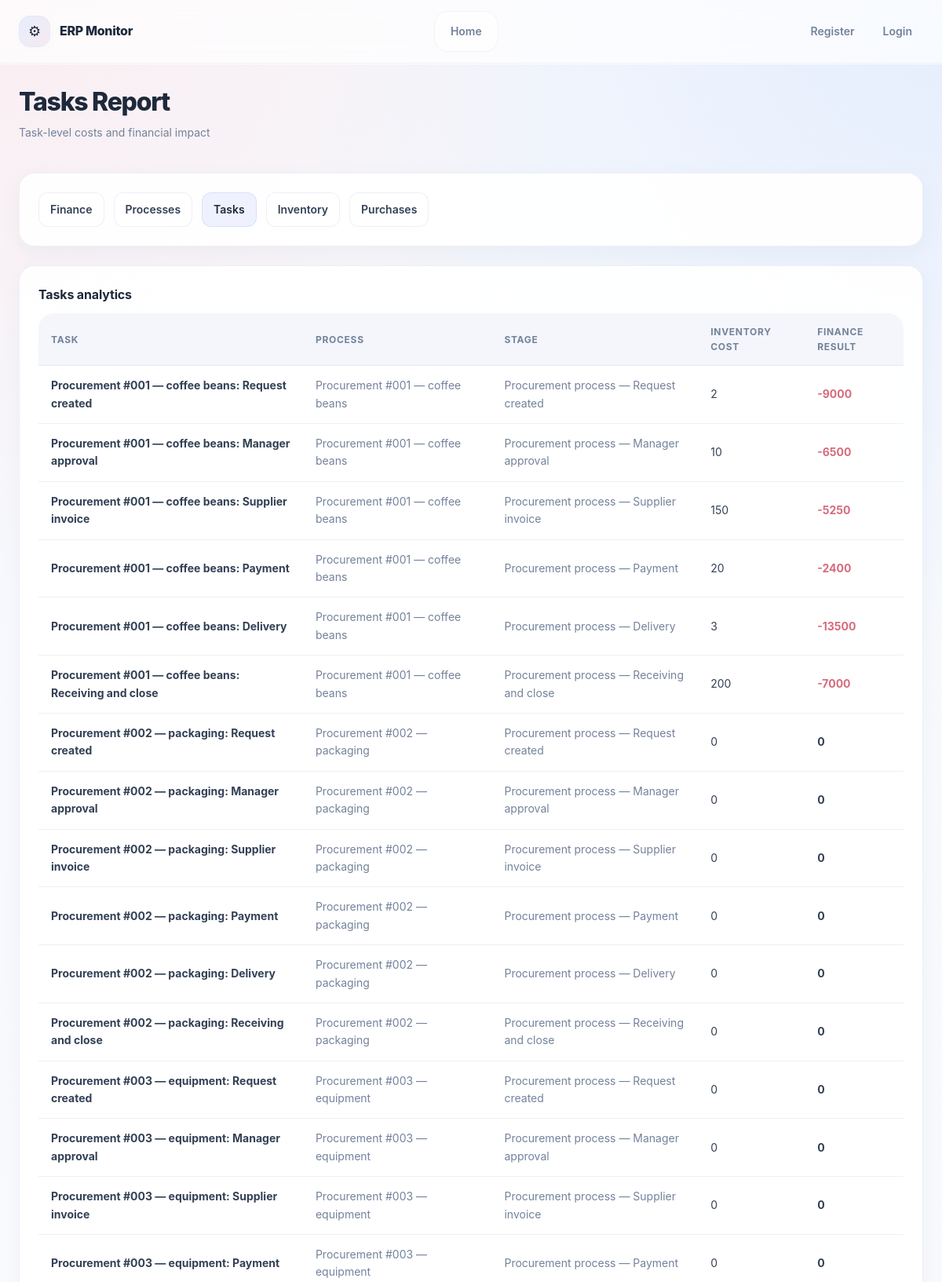
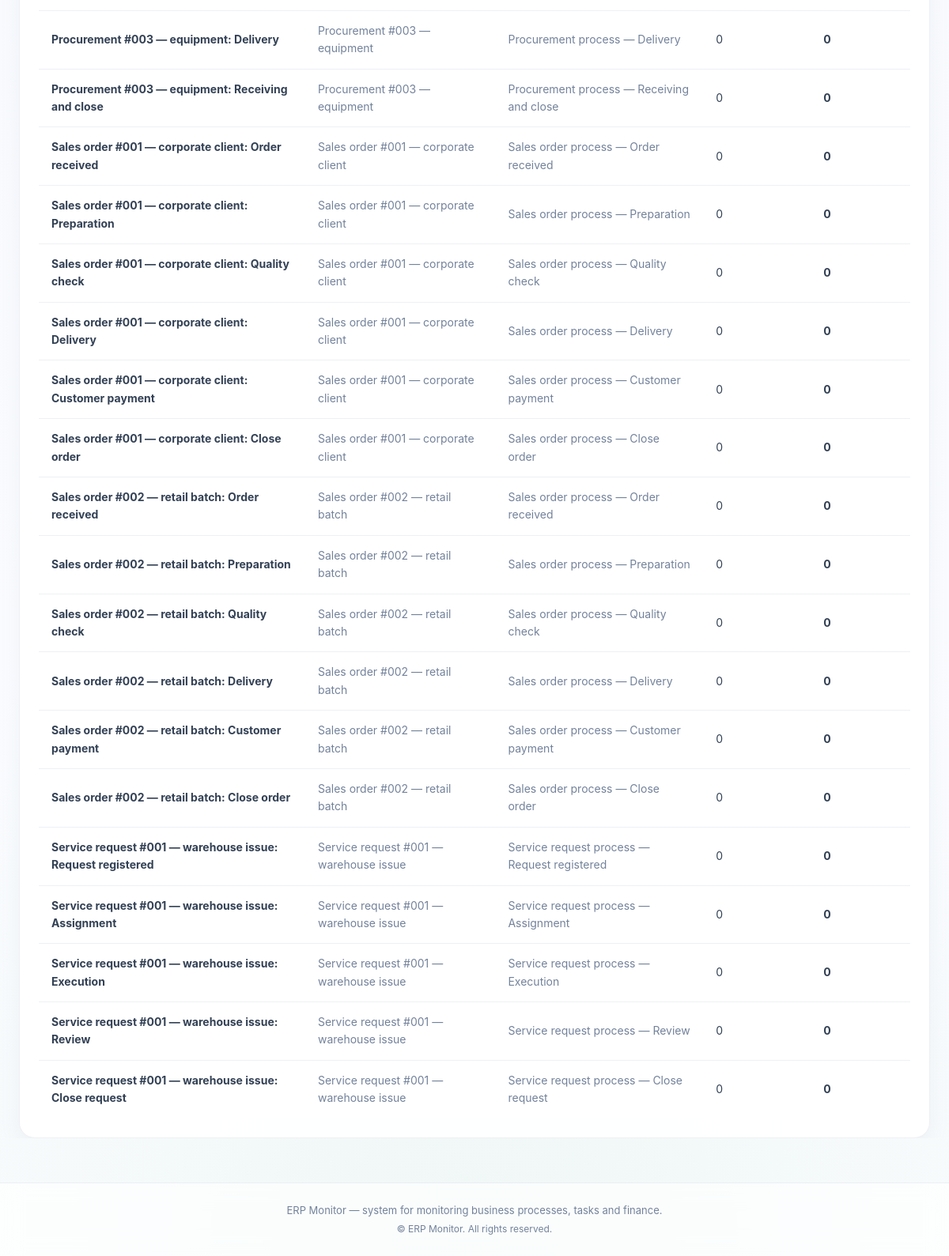
The app's page /reports/tasks/ with its own data (2 pictures, top to bottom).
### tasks/models.py (models this page shows, shortened)
class Task(models.Model):
    STATUS_CHOICES = (
        ("NEW", "New"),
        ("IN_PROGRESS", "In Progress"),
        ("BLOCKED", "Blocked"),
        ("DONE", "Done"),
        ("CANCELED", "Canceled"),
    )
    planned_hours = models.DecimalField(
        max_digits=6, decimal_places=2,
        null=True, blank=True
    )
    process_instance = models.ForeignKey(
        "processes.ProcessInstance",
        on_delete=models.CASCADE,
        related_name="tasks",
    )
    stage = models.ForeignKey(
        Stage,
        on_delete=models.CASCADE,
        related_name="tasks",
    )
    title = models.CharField(max_length=255)
    description = models.TextField(blank=True)
    assignee = models.ForeignKey(
        Employee,
        on_delete=models.SET_NULL,
        null=True,
        blank=True,
        related_name="tasks",
    )
    status = models.CharField(
        max_length=20,
        choices=STATUS_CHOICES,
        default="NEW",
    )
    due_date = models.DateField(null=True, blank=True)
    created_at = models.DateTimeField(auto_now_add=True)
    started_at = models.DateTimeField(null=True, blank=True)
    completed_at = models.DateTimeField(null=True, blank=True)

### processes/models.py (models this page shows, shortened)
class ProcessInstance(models.Model):
    process = models.ForeignKey(
        Process,
        on_delete=models.CASCADE,
        related_name="instances",
    )
    name = models.CharField(max_length=255)
    manager = models.ForeignKey(
        "people.Employee",   # ← строка
        on_delete=models.SET_NULL,
        null=True,
        blank=True,
        related_name="managed_processes",
    )
    planned_budget = models.DecimalField(
        max_digits=14, decimal_places=2,
        null=True, blank=True
    )
    planned_end_date = models.DateField(
        null=True, blank=True
    )
    started_at = models.DateTimeField(auto_now_add=True)
    is_completed = models.BooleanField(default=False)
    current_stage = models.ForeignKey(
        "Stage",
        on_delete=models.SET_NULL,
        null=True,
        blank=True,
        related_name="current_instances",
    )
    branch = models.ForeignKey(
        Branch,
        on_delete=models.SET_NULL,
        null=True,
        blank=True,
        related_name="process_instances",
    )
    business_date = models.DateField(
        null=True,
        blank=True,
        verbose_name="Business date",
    )
    def __str__(self):
        return self.name

class Stage(models.Model):
    process = models.ForeignKey(
        Process,
        on_delete=models.CASCADE,
        related_name="stages",
    )
    name = models.CharField(max_length=255)
    order = models.PositiveIntegerField()
    class Meta:
        ordering = ["order"]
        unique_together = ("process", "order")
    def __str__(self):
        return f"{self.process.name} — {self.name}"

class Process(models.Model):
    organization = models.ForeignKey(
        Organization,
        on_delete=models.CASCADE,
        related_name="processes",
    )
    name = models.CharField(max_length=255)
    description = models.TextField(blank=True)
    is_active = models.BooleanField(default=True)
    created_at = models.DateTimeField(auto_now_add=True)

### reports/views.py (the view)
# urls.py: path("tasks/", views.task_report, name="task_report"),
def task_report(request):
    tasks = (
        Task.objects
        .select_related("process_instance", "stage")
        .all()
    )
    report = []
    for task in tasks:
        inventory_cost = (
            InventoryUsage.objects
            .filter(task=task)
            .aggregate(total=Sum("quantity"))
        )["total"] or 0
        finance_sum = (
            Transaction.objects
            .filter(task=task)
            .aggregate(total=Sum("amount"))
        )["total"] or 0
        report.append({
            "task": task,
            "process_instance": task.process_instance,
            "stage": task.stage,
            "inventory_cost": inventory_cost,
            "finance_result": finance_sum,
        })
    return render(
        request,
        "reports/tasks.html",
        {"report": report},
    )

### templates/reports/tasks.html (shortened to what this page needs)
{% extends "base.html" %}
{% block content %}
<div class="page-header fade-in">
    <h1 class="page-title">Tasks Report</h1>
    <p class="page-subtitle">
        Task-level costs and financial impact
    </p>
</div>
<section class="dashboard-section fade-in">
    <div class="card">
        <nav class="reports-nav">
            <a href="{% url 'finance_report' %}"
               class="reports-link {% if request.path == '/reports/finance/' %}active{% endif %}">
                Finance
            </a>
            <a href="{% url 'process_report' %}"
               class="reports-link {% if request.path == '/reports/processes/' %}active{% endif %}">
                Processes
            </a>
            <a href="{% url 'task_report' %}"
               class="reports-link {% if request.path == '/reports/tasks/' %}active{% endif %}">
                Tasks
            </a>
            <a href="{% url 'inventory_report' %}"
               class="reports-link {% if request.path == '/reports/inventory/' %}active{% endif %}">
                Inventory
            </a>
            <a href="{% url 'purchase_report' %}"
               class="reports-link {% if request.path == '/reports/purchases/' %}active{% endif %}">
                Purchases
            </a>
        </nav>
    </div>
</section>
<section class="dashboard-section fade-in">
    <div class="card">
        <div class="card-title">Tasks analytics</div>
        <table class="table">
            <thead>
                <tr>
                    <th>Task</th>
                    <th>Process</th>
                    <th>Stage</th>
                    <th>Inventory cost</th>
                    <th>Finance result</th>
                </tr>
            </thead>
            <tbody>
                {% for row in report %}
                <tr>
                    <td>
                        <strong>{{ row.task.title }}</strong>
                    </td>
                    <td class="muted">
                        {{ row.process_instance }}
                    </td>
                    <td class="muted">
                        {{ row.stage }}
                    </td>
                    <td>
                        <span class="{% if row.inventory_cost < 0 %}danger{% endif %}">
                            {{ row.inventory_cost }}
                        </span>
                    </td>
                    <td>
                        <strong class="{% if row.finance_result < 0 %}danger{% endif %}">
                            {{ row.finance_result }}
                        </strong>
                    </td>
                </tr>
                {% empty %}
                <tr>
                    <td colspan="5" class="muted">
                        No task report data
                    </td>
                </tr>
                {% endfor %}
            </tbody>
        </table>
    </div>
</section>
{% endblock %}

### static/css/main.css (style rules this page uses)
*, *::before, *::after { box-sizing: border-box; }
html, body { margin: 0; padding: 0; min-height: 100%; }
html { color-scheme: light; scroll-behavior: smooth; }
body { font-family: Inter, system-ui, -apple-system, "Segoe UI", Roboto, Arial, sans-serif; line-height: 1.6; -webkit-font-smoothing: antialiased; text-rendering: optimizeLegibility; transition: background-color .3s ease, color .3s ease; }
html[data-theme="light"], html[data-theme="dark"] { --bg-main: #f6f8fc; --bg-main-secondary: #fbfcff; --bg-surface: rgba(255, 255, 255, 0.76); --bg-surface-strong: rgba(255, 255, 255, 0.92); --bg-solid: #ffffff; --bg-soft: #f4f6fb; --bg-soft-hover: #edf2f9; --bg-nav: rgba(255, 255, 255, 0.64); --text-main: #1e293b; --text-soft: #334155; --text-muted: #73829b; --border-color: rgba(148, 163, 184, 0.16); --border-strong: rgba(148, 163, 184, 0.26); --accent: #7b95f2; --accent-hover: #657fe3; --accent-soft: rgba(123, 149, 242, 0.12); --success: #39996d; --success-soft: rgba(57, 153, 109, 0.12); --danger: #d66b7d; --danger-soft: rgba(214, 107, 125, 0.12); --warning: #d2a146; --warning-soft: rgba(210, 161, 70, 0.12); --info: #5f8fe8; --info-soft: rgba(95, 143, 232, 0.12); --shadow-xs: 0 2px 10px rgba(148, 163, 184, 0.06); --shadow-sm: 0 8px 24px rgba(148, 163, 184, 0.10); --shadow-md: 0 16px 38px rgba(148, 163, 184, 0.14); --shadow-lg: 0 28px 60px rgba(148, 163, 184, 0.18); --glass-blur: blur(14px); --radius-xs: 10px; --radius-sm: 14px; --radius-md: 20px; --radius-lg: 28px; --radius-xl: 34px; --container-width: 1360px; }
body.app { background: radial-gradient(circle at top left, rgba(255, 223, 228, 0.42), transparent 22%), radial-gradient(circle at top right, rgba(214, 229, 255, 0.52), transparent 24%), radial-gradient(circle at bottom center, rgba(220, 239, 230, 0.38), transparent 28%), linear-gradient(180deg, var(--bg-main) 0%, var(--bg-main-secondary) 100%); color: var(--text-main); }
a { color: inherit; }
.page-header { margin-bottom: 2px; }
.page-title { margin: 0; font-size: 32px; line-height: 1.08; font-weight: 800; letter-spacing: -0.04em; color: var(--text-main); }
.page-subtitle { margin-top: 10px; font-size: 14px; color: var(--text-muted); }
.card { background: var(--bg-surface-strong); backdrop-filter: var(--glass-blur); -webkit-backdrop-filter: var(--glass-blur); border: 1px solid var(--border-color); border-radius: var(--radius-md); padding: 24px; box-shadow: var(--shadow-sm); transition: transform .22s ease, box-shadow .22s ease, border-color .22s ease, background .22s ease; }
.card-title { margin-bottom: 10px; font-size: 16px; font-weight: 700; letter-spacing: -0.01em; color: var(--text-main); }
.dashboard-section { display: flex; flex-direction: column; gap: 20px; }
.table { width: 100%; border-collapse: separate; border-spacing: 0; font-size: 14px; color: var(--text-soft); overflow: hidden; background: rgba(255, 255, 255, 0.6); border-radius: var(--radius-md); }
.table thead { background: var(--bg-soft); }
.table th, .table td { padding: 14px 16px; text-align: left; border-bottom: 1px solid var(--border-color); vertical-align: middle; }
.table th { font-size: 12px; font-weight: 700; letter-spacing: 0.06em; text-transform: uppercase; color: var(--text-muted); }
.table tbody tr { transition: background .18s ease; }
.table tbody tr:last-child td { border-bottom: none; }
.button, .btn, .reports-link { display: inline-flex; align-items: center; justify-content: center; min-height: 40px; padding: 10px 14px; border-radius: 12px; border: 1px solid var(--border-color); background: rgba(255, 255, 255, 0.9); color: var(--text-soft); font-size: 14px; font-weight: 600; text-decoration: none; cursor: pointer; transition: background .2s ease, color .2s ease, border-color .2s ease, transform .2s ease, box-shadow .2s ease; }
.reports-nav { display: flex; gap: 12px; flex-wrap: wrap; }
.reports-link.active { color: var(--text-main); border-color: rgba(123, 149, 242, 0.2); background: var(--accent-soft); }
::placeholder { color: #98a4b8; }
.fade-in { animation: fadeIn .35s ease forwards; }
.danger { color: var(--danger); }
.muted { color: var(--text-muted); }
table { width: 100%; }

### records on screen
Task: task "Procurement #001 — coffee beans: Request created", process_instance "Procurement #001 — coffee beans", stage "Procurement process — Request created", inventory_cost "2", finance_result "-9000"
Task: task "Procurement #001 — coffee beans: Manager approval", process_instance "Procurement #001 — coffee beans", stage "Procurement process — Manager approval", inventory_cost "10", finance_result "-6500"
Task: task "Procurement #001 — coffee beans: Supplier invoice", process_instance "Procurement #001 — coffee beans", stage "Procurement process — Supplier invoice", inventory_cost "150", finance_result "-5250"
Task: task "Procurement #001 — coffee beans: Payment", process_instance "Procurement #001 — coffee beans", stage "Procurement process — Payment", inventory_cost "20", finance_result "-2400"
Task: task "Procurement #001 — coffee beans: Delivery", process_instance "Procurement #001 — coffee beans", stage "Procurement process — Delivery", inventory_cost "3", finance_result "-13500"
Task: task "Procurement #001 — coffee beans: Receiving and close", process_instance "Procurement #001 — coffee beans", stage "Procurement process — Receiving and close", inventory_cost "200", finance_result "-7000"
Task: task "Procurement #002 — packaging: Request created", process_instance "Procurement #002 — packaging", stage "Procurement process — Request created", inventory_cost "0", finance_result "0"
Task: task "Procurement #002 — packaging: Manager approval", process_instance "Procurement #002 — packaging", stage "Procurement process — Manager approval", inventory_cost "0", finance_result "0"
Task: task "Procurement #002 — packaging: Supplier invoice", process_instance "Procurement #002 — packaging", stage "Procurement process — Supplier invoice", inventory_cost "0", finance_result "0"
Task: task "Procurement #002 — packaging: Payment", process_instance "Procurement #002 — packaging", stage "Procurement process — Payment", inventory_cost "0", finance_result "0"
Task: task "Procurement #002 — packaging: Delivery", process_instance "Procurement #002 — packaging", stage "Procurement process — Delivery", inventory_cost "0", finance_result "0"
Task: task "Procurement #002 — packaging: Receiving and close", process_instance "Procurement #002 — packaging", stage "Procurement process — Receiving and close", inventory_cost "0", finance_result "0"
Task: task "Procurement #003 — equipment: Request created", process_instance "Procurement #003 — equipment", stage "Procurement process — Request created", inventory_cost "0", finance_result "0"
Task: task "Procurement #003 — equipment: Manager approval", process_instance "Procurement #003 — equipment", stage "Procurement process — Manager approval", inventory_cost "0", finance_result "0"
Task: task "Procurement #003 — equipment: Supplier invoice", process_instance "Procurement #003 — equipment", stage "Procurement process — Supplier invoice", inventory_cost "0", finance_result "0"
Task: task "Procurement #003 — equipment: Payment", process_instance "Procurement #003 — equipment", stage "Procurement process — Payment", inventory_cost "0", finance_result "0"
Task: task "Procurement #003 — equipment: Delivery", process_instance "Procurement #003 — equipment", stage "Procurement process — Delivery", inventory_cost "0", finance_result "0"
Task: task "Procurement #003 — equipment: Receiving and close", process_instance "Procurement #003 — equipment", stage "Procurement process — Receiving and close", inventory_cost "0", finance_result "0"
Task: task "Sales order #001 — corporate client: Order received", process_instance "Sales order #001 — corporate client", stage "Sales order process — Order received", inventory_cost "0", finance_result "0"
Task: task "Sales order #001 — corporate client: Preparation", process_instance "Sales order #001 — corporate client", stage "Sales order process — Preparation", inventory_cost "0", finance_result "0"
Task: task "Sales order #001 — corporate client: Quality check", process_instance "Sales order #001 — corporate client", stage "Sales order process — Quality check", inventory_cost "0", finance_result "0"
Task: task "Sales order #001 — corporate client: Delivery", process_instance "Sales order #001 — corporate client", stage "Sales order process — Delivery", inventory_cost "0", finance_result "0"
Task: task "Sales order #001 — corporate client: Customer payment", process_instance "Sales order #001 — corporate client", stage "Sales order process — Customer payment", inventory_cost "0", finance_result "0"
Task: task "Sales order #001 — corporate client: Close order", process_instance "Sales order #001 — corporate client", stage "Sales order process — Close order", inventory_cost "0", finance_result "0"
Task: task "Sales order #002 — retail batch: Order received", process_instance "Sales order #002 — retail batch", stage "Sales order process — Order received", inventory_cost "0", finance_result "0"
Task: task "Sales order #002 — retail batch: Preparation", process_instance "Sales order #002 — retail batch", stage "Sales order process — Preparation", inventory_cost "0", finance_result "0"
Task: task "Sales order #002 — retail batch: Quality check", process_instance "Sales order #002 — retail batch", stage "Sales order process — Quality check", inventory_cost "0", finance_result "0"
Task: task "Sales order #002 — retail batch: Delivery", process_instance "Sales order #002 — retail batch", stage "Sales order process — Delivery", inventory_cost "0", finance_result "0"
Task: task "Sales order #002 — retail batch: Customer payment", process_instance "Sales order #002 — retail batch", stage "Sales order process — Customer payment", inventory_cost "0", finance_result "0"
Task: task "Sales order #002 — retail batch: Close order", process_instance "Sales order #002 — retail batch", stage "Sales order process — Close order", inventory_cost "0", finance_result "0"
Task: task "Service request #001 — warehouse issue: Request registered", process_instance "Service request #001 — warehouse issue", stage "Service request process — Request registered", inventory_cost "0", finance_result "0"
Task: task "Service request #001 — warehouse issue: Assignment", process_instance "Service request #001 — warehouse issue", stage "Service request process — Assignment", inventory_cost "0", finance_result "0"
Task: task "Service request #001 — warehouse issue: Execution", process_instance "Service request #001 — warehouse issue", stage "Service request process — Execution", inventory_cost "0", finance_result "0"
Task: task "Service request #001 — warehouse issue: Review", process_instance "Service request #001 — warehouse issue", stage "Service request process — Review", inventory_cost "0", finance_result "0"
Task: task "Service request #001 — warehouse issue: Close request", process_instance "Service request #001 — warehouse issue", stage "Service request process — Close request", inventory_cost "0", finance_result "0"
